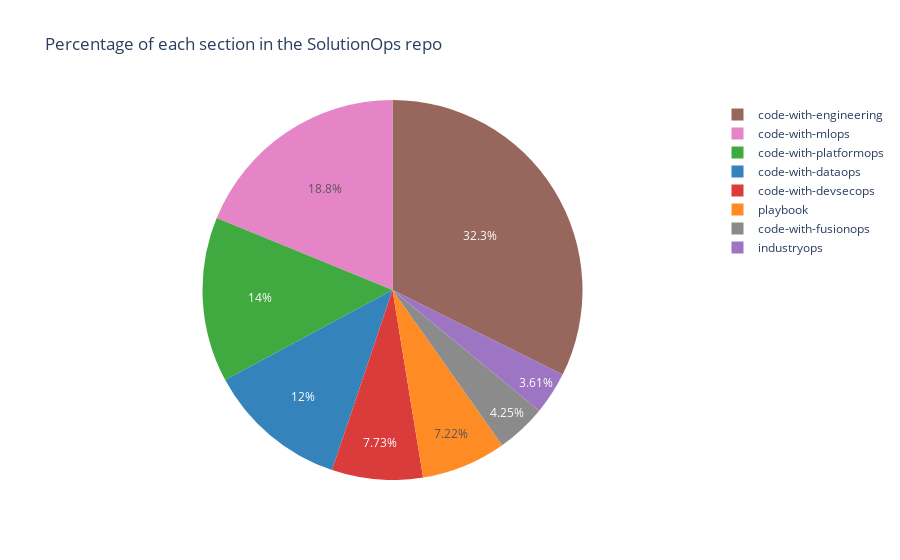

Here is the notebook cell this chart was saved with:
### Code cell
fig = px.pie(df_markdown_documents, names='solutionops_section', title='Percentage of each section in the SolutionOps repo', color='solutionops_section', color_discrete_map=color_mapping)
fig.update_traces(opacity=0.9)
fig.show()

### Figure 1 — Plotly figure (JSON) as saved in the notebook; plotly's stock layout.template omitted (floating-point values rounded to 4 significant figures; data arrays with more than 128 entries replaced by an {"elided": "..."} marker saying what was removed)
{"data": [{"customdata": {"elided": "776x1 str values"}, "domain": {"x": [0, 1], "y": [0, 1]}, "hovertemplate": "solutionops_section=%{customdata[0]}<extra></extra>", "labels": {"elided": "776 str values"}, "legendgroup": "", "marker": {"colors": {"elided": "776 str values"}}, "name": "", "opacity": 0.9, "showlegend": true, "type": "pie"}], "layout": {"legend": {"tracegroupgap": 0}, "title": {"text": "Percentage of each section in the SolutionOps repo"}}}
